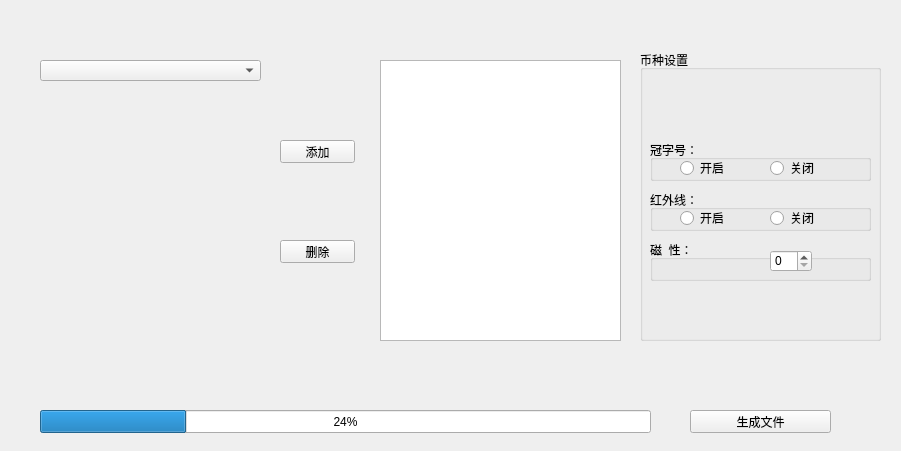
<?xml version="1.0" encoding="UTF-8"?>
<ui version="4.0">
 <class>Widget</class>
 <widget class="QWidget" name="Widget">
  <property name="geometry">
   <rect>
    <x>0</x>
    <y>0</y>
    <width>901</width>
    <height>451</height>
   </rect>
  </property>
  <property name="windowTitle">
   <string>Widget</string>
  </property>
  <widget class="QListView" name="listView">
   <property name="geometry">
    <rect>
     <x>380</x>
     <y>60</y>
     <width>241</width>
     <height>281</height>
    </rect>
   </property>
  </widget>
  <widget class="QPushButton" name="pushButton">
   <property name="geometry">
    <rect>
     <x>280</x>
     <y>140</y>
     <width>75</width>
     <height>23</height>
    </rect>
   </property>
   <property name="text">
    <string>添加</string>
   </property>
  </widget>
  <widget class="QPushButton" name="pushButton_2">
   <property name="geometry">
    <rect>
     <x>280</x>
     <y>240</y>
     <width>75</width>
     <height>23</height>
    </rect>
   </property>
   <property name="text">
    <string>删除</string>
   </property>
  </widget>
  <widget class="QProgressBar" name="progressBar">
   <property name="geometry">
    <rect>
     <x>40</x>
     <y>410</y>
     <width>611</width>
     <height>23</height>
    </rect>
   </property>
   <property name="value">
    <number>24</number>
   </property>
  </widget>
  <widget class="QPushButton" name="pushButton_3">
   <property name="geometry">
    <rect>
     <x>690</x>
     <y>410</y>
     <width>141</width>
     <height>23</height>
    </rect>
   </property>
   <property name="text">
    <string>生成文件</string>
   </property>
  </widget>
  <widget class="QGroupBox" name="groupBox">
   <property name="geometry">
    <rect>
     <x>640</x>
     <y>50</y>
     <width>241</width>
     <height>291</height>
    </rect>
   </property>
   <property name="title">
    <string>币种设置</string>
   </property>
   <widget class="QGroupBox" name="groupBox_2">
    <property name="geometry">
     <rect>
      <x>10</x>
      <y>90</y>
      <width>221</width>
      <height>41</height>
     </rect>
    </property>
    <property name="title">
     <string>冠字号：</string>
    </property>
    <widget class="QRadioButton" name="radioButton">
     <property name="geometry">
      <rect>
       <x>30</x>
       <y>20</y>
       <width>61</width>
       <height>16</height>
      </rect>
     </property>
     <property name="text">
      <string>开启</string>
     </property>
    </widget>
    <widget class="QRadioButton" name="radioButton_2">
     <property name="geometry">
      <rect>
       <x>120</x>
       <y>20</y>
       <width>51</width>
       <height>16</height>
      </rect>
     </property>
     <property name="text">
      <string>关闭</string>
     </property>
    </widget>
   </widget>
   <widget class="QGroupBox" name="groupBox_3">
    <property name="geometry">
     <rect>
      <x>10</x>
      <y>140</y>
      <width>221</width>
      <height>41</height>
     </rect>
    </property>
    <property name="title">
     <string>红外线：</string>
    </property>
    <widget class="QRadioButton" name="radioButton_3">
     <property name="geometry">
      <rect>
       <x>30</x>
       <y>20</y>
       <width>51</width>
       <height>16</height>
      </rect>
     </property>
     <property name="text">
      <string>开启</string>
     </property>
    </widget>
    <widget class="QRadioButton" name="radioButton_4">
     <property name="geometry">
      <rect>
       <x>120</x>
       <y>20</y>
       <width>61</width>
       <height>16</height>
      </rect>
     </property>
     <property name="text">
      <string>关闭</string>
     </property>
    </widget>
   </widget>
   <widget class="QGroupBox" name="groupBox_4">
    <property name="geometry">
     <rect>
      <x>10</x>
      <y>190</y>
      <width>221</width>
      <height>41</height>
     </rect>
    </property>
    <property name="title">
     <string>磁  性：</string>
    </property>
    <widget class="QSpinBox" name="spinBox">
     <property name="geometry">
      <rect>
       <x>120</x>
       <y>10</y>
       <width>42</width>
       <height>22</height>
      </rect>
     </property>
    </widget>
   </widget>
  </widget>
  <widget class="QComboBox" name="comboBox">
   <property name="geometry">
    <rect>
     <x>40</x>
     <y>60</y>
     <width>221</width>
     <height>21</height>
    </rect>
   </property>
  </widget>
 </widget>
 <layoutdefault spacing="6" margin="11"/>
 <resources/>
 <connections/>
</ui>
